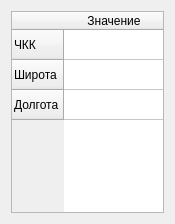
<?xml version="1.0" encoding="UTF-8"?>
<ui version="4.0">
 <class>FormSettingBeaconRSBN</class>
 <widget class="QWidget" name="FormSettingBeaconRSBN">
  <property name="geometry">
   <rect>
    <x>0</x>
    <y>0</y>
    <width>175</width>
    <height>224</height>
   </rect>
  </property>
  <property name="windowTitle">
   <string>Form</string>
  </property>
  <layout class="QGridLayout" name="gridLayout">
   <item row="0" column="0">
    <widget class="QTableWidget" name="tableWidget">
     <row>
      <property name="text">
       <string>ЧКК</string>
      </property>
     </row>
     <row>
      <property name="text">
       <string>Широта</string>
      </property>
     </row>
     <row>
      <property name="text">
       <string>Долгота</string>
      </property>
     </row>
     <column>
      <property name="text">
       <string>Значение</string>
      </property>
     </column>
    </widget>
   </item>
  </layout>
 </widget>
 <resources/>
 <connections/>
</ui>
